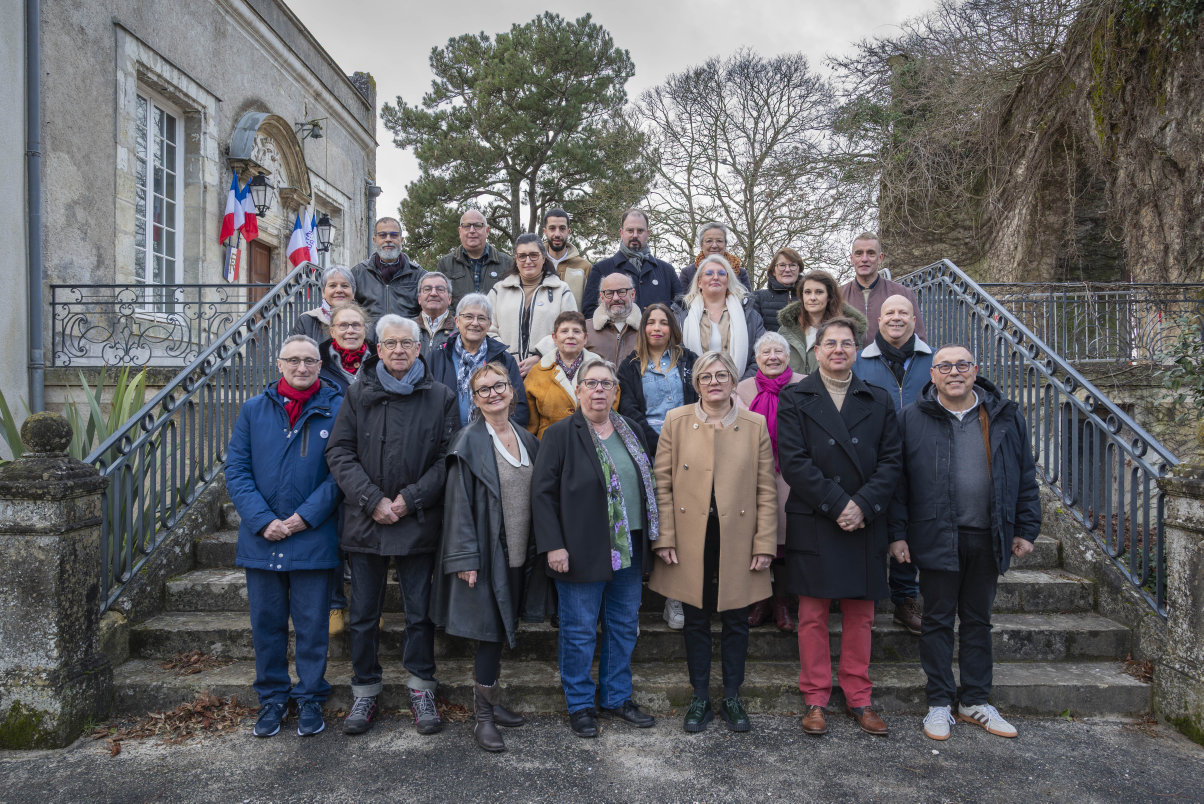
#> input picture images/Groupe original.jpg, 6016 x 4016 px, found by its file name (shown at 1/5 size)
$ python ajouter_colistiers_photo_groupe.py
#> lines starting #> are read from the running program, lines starting #| are printed output that depends on the picture; after the words box and inside, x2 and y2 are one past the last pixel; in counts of white or black regions, pixels touching at a corner belong together
#!/usr/bin/env python3
"""
Script pour incruster les photos des trois colistiers manquants sur la photo de groupe.
Les trois portraits seront positionnés derrière la dernière rangée.
"""

from PIL import Image, ImageDraw, ImageFilter
import os

# [76 lines left out: function creer_photo_composite, not called in this run]

def creer_photo_incrustee():
    """
    Version alternative: incruste les portraits directement sur la photo de groupe
    en les positionnant comme une rangée supplémentaire derrière les autres.
    """

    # Chemins des images
    photo_groupe = "images/Groupe original.jpg"
    portrait1 = "images/candidats/6 - Michael Boudmer.jpg"
    portrait2 = "images/candidats/10 - Jacky Tarenne.jpg"
    portrait3 = "images/candidats/17 - Claire Guery-Pottier.jpg"
    output_path = "images/Groupe original - avec colistiers.jpg"

    # Vérifier que tous les fichiers existent
    fichiers = [photo_groupe, portrait1, portrait2, portrait3]
    for fichier in fichiers:
        if not os.path.exists(fichier):
            print(f"ERREUR: Le fichier {fichier} n'existe pas.")
            print(f"Veuillez placer les images aux bons emplacements.")
            return

    # Charger la photo de groupe
    print(f"Chargement de la photo de groupe: {photo_groupe}")
    groupe = Image.open(photo_groupe).convert('RGB')
#> groupe is the input picture: PIL image 6016x4016 RGB; mean R, G, B 98.2, 97.7, 100.8
    largeur_groupe, hauteur_groupe = groupe.size
#> largeur_groupe = 6016; hauteur_groupe = 4016

    # Charger les trois portraits
    print(f"Chargement des portraits individuels...")
    portraits = [
        Image.open(portrait1).convert('RGB'),
        Image.open(portrait2).convert('RGB'),
        Image.open(portrait3).convert('RGB')
    ]
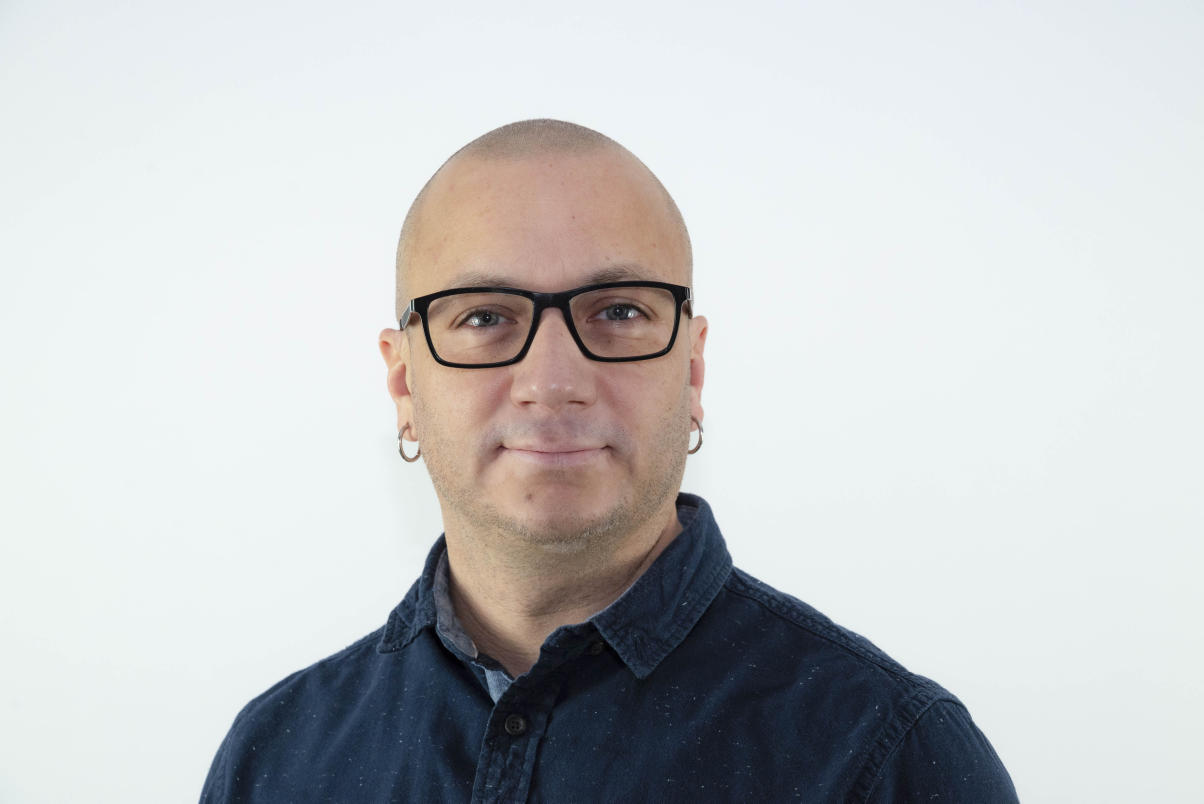
#> input picture images/candidats/6 - Michael Boudmer.jpg, 6016 x 4016 px, found by its file name (shown at 1/5 size)
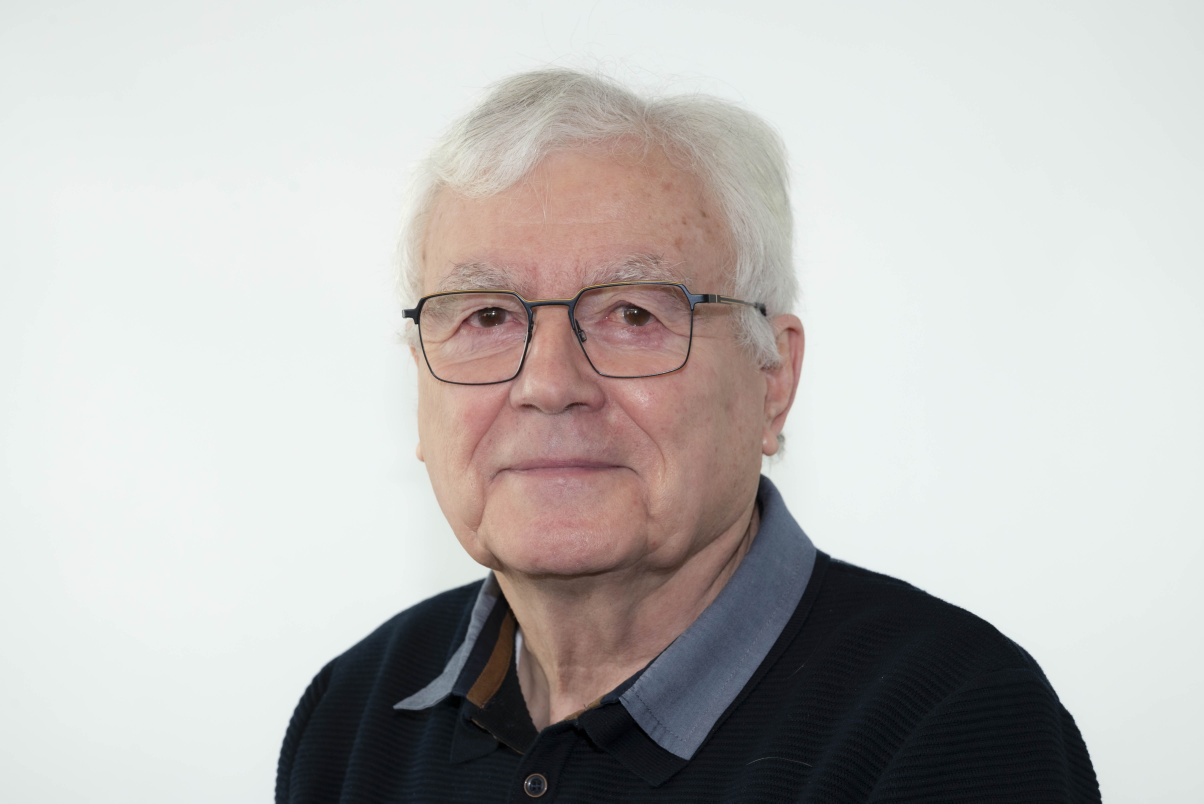
#> input picture images/candidats/10 - Jacky Tarenne.jpg, 6016 x 4016 px, found by its file name (shown at 1/5 size)
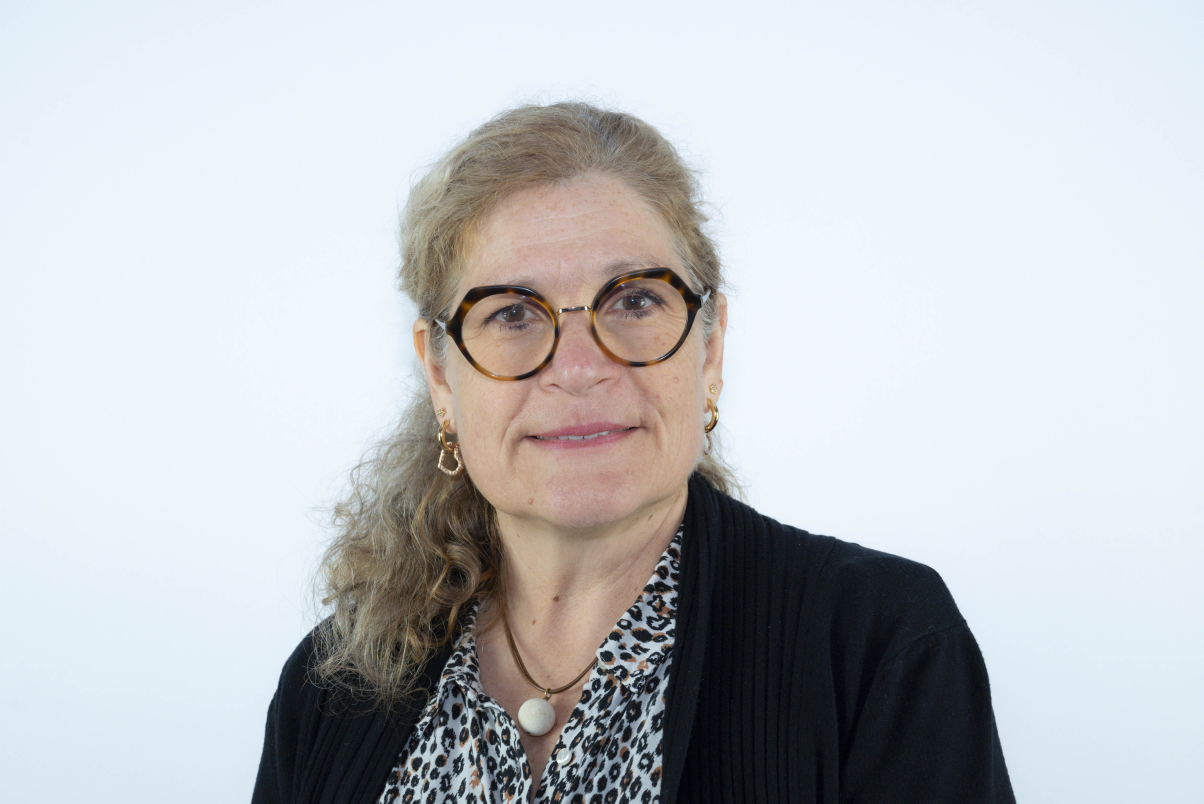
#> input picture images/candidats/17 - Claire Guery-Pottier.jpg, 6016 x 4016 px, found by its file name (shown at 1/5 size)

    # Taille des portraits (à ajuster selon la perspective de la photo)
    # Plus petits car le rang arrière est en arrière-plan
    hauteur_portrait_cible = int(hauteur_groupe * 0.09)  # 9% de la hauteur (taille réduite pour le rang arrière)
#> hauteur_portrait_cible = 361

    # Redimensionner les portraits
    portraits_redimensionnes = []
    for i, portrait in enumerate(portraits):
        largeur_portrait, hauteur_portrait = portrait.size
        ratio = hauteur_portrait_cible / hauteur_portrait
        nouvelle_largeur = int(largeur_portrait * ratio)
        portrait_redim = portrait.resize((nouvelle_largeur, hauteur_portrait_cible), Image.Resampling.LANCZOS)
        portraits_redimensionnes.append(portrait_redim)
        print(f"  Portrait {i+1}: {largeur_portrait}x{hauteur_portrait} -> {nouvelle_largeur}x{hauteur_portrait_cible}")
#> this loop made 3 passes
#|   Portrait 1: 6016x4016 -> 540x361
#|   Portrait 2: 6016x4016 -> 540x361
#|   Portrait 3: 6016x4016 -> 540x361
#> pass 1, in creer_photo_incrustee, `portrait_redim = portrait.resize((nouvelle_largeur, hauteur_portrait_c..`:
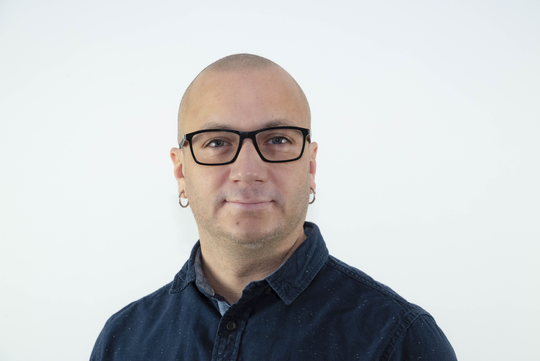
#> portrait_redim: PIL image 540x361 RGB; mean R, G, B 197.6, 199.2, 200
#> pass 3, in creer_photo_incrustee, `portrait_redim = portrait.resize((nouvelle_largeur, hauteur_portrait_c..`:
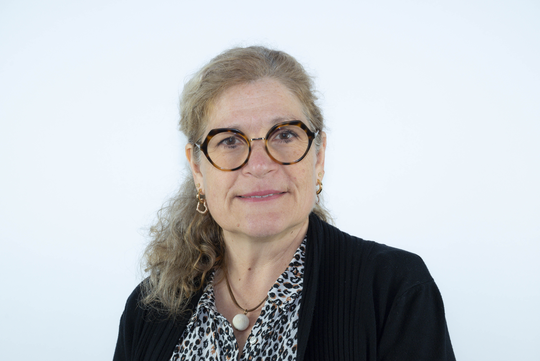
#> portrait_redim: PIL image 540x361 RGB; mean R, G, B 191.1, 194, 197
#> after the loop, portraits_redimensionnes = 3 items

    # Créer une copie de la photo de groupe pour y incruster les portraits
    composite = groupe.copy()

    # Position où incruster les portraits (EN HAUT, derrière le rang arrière)
    # Les placer au niveau du rang arrière, dans les espaces entre les têtes
    y_position = int(hauteur_groupe * 0.23)  # 23% depuis le haut (au niveau du rang arrière en haut)
#> y_position = 923

    # Positions X spécifiques dans les espaces vides entre les têtes du rang arrière
    # Ajustées pour remplir les espaces entre les personnes du rang arrière
    positions_x = [
        int(largeur_groupe * 0.18),  # Portrait 1 - espace entre têtes à gauche
        int(largeur_groupe * 0.50),  # Portrait 2 - espace entre têtes au centre
        int(largeur_groupe * 0.70)   # Portrait 3 - espace entre têtes à droite
    ]
#> positions_x = [1082, 3008, 4211]

    # Coller les portraits avec détourage automatique
    for i, portrait in enumerate(portraits_redimensionnes):
        # Détourer automatiquement le portrait en détectant le fond
        portrait_rgba = portrait.convert('RGBA')
        pixels = portrait_rgba.load()

        # Détecter la couleur du fond (coin supérieur gauche généralement)
        bg_color = portrait.getpixel((10, 10))
        threshold = 40  # Tolérance pour la détection du fond

        # Créer un masque basé sur la différence avec la couleur de fond
        mask = Image.new('L', (portrait.width, portrait.height), 0)
        mask_pixels = mask.load()

        for y in range(portrait.height):
            for x in range(portrait.width):
                pixel = portrait.getpixel((x, y))
                # Calculer la différence avec la couleur de fond
                diff = sum(abs(pixel[c] - bg_color[c]) for c in range(3))

                if diff > threshold:
                    # C'est le sujet, pas le fond
                    mask_pixels[x, y] = 255
                else:
                    # C'est le fond, rendre transparent
                    mask_pixels[x, y] = 0

        # Appliquer une érosion puis une dilatation pour nettoyer le masque
        mask = mask.filter(ImageFilter.MinFilter(3))  # Érosion
        mask = mask.filter(ImageFilter.MaxFilter(3))  # Dilatation

        # Appliquer un flou gaussien pour adoucir les bords
        mask = mask.filter(ImageFilter.GaussianBlur(5))

        # Coller le portrait avec le masque à la position définie
        x_position = positions_x[i]
        composite.paste(portrait, (x_position, y_position), mask)
        print(f"  Portrait {i+1} incrusté à x={x_position}, y={y_position}")
#> this loop made 3 passes
#> (bg_color, x_position) on passes 1 to 3: ((229, 234, 238), 1082), ((226, 232, 230), 3008), ((226, 239, 248), 4211)
#|   Portrait 1 incrusté à x=1082, y=923
#|   Portrait 2 incrusté à x=3008, y=923
#|   Portrait 3 incrusté à x=4211, y=923
#> pass 1, in creer_photo_incrustee, `mask = mask.filter(ImageFilter.MinFilter(3))`:
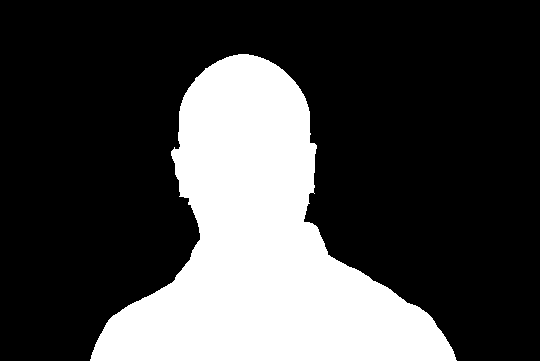
#> mask: PIL image 540x361 L; 27.3% white; 1 white region, box (x1, y1, x2, y2) and area: (90, 54, 457, 361) 53173
#> pass 1, in creer_photo_incrustee, `mask = mask.filter(ImageFilter.MaxFilter(3))`:
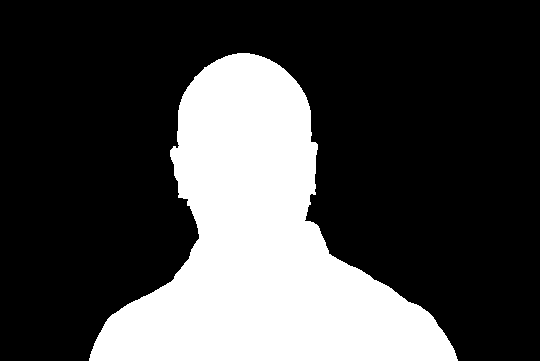
#> mask: PIL image 540x361 L; 27.8% white; 1 white region, box (x1, y1, x2, y2) and area: (89, 53, 458, 361) 54262

    # Sauvegarder le résultat
    print(f"Sauvegarde de la photo composite: {output_path}")
    composite.save(output_path, quality=95, optimize=True)
    print(f"✓ Photo composite créée avec succès!")
    print(f"  Dimensions: {largeur_groupe}x{hauteur_groupe}")
#|   Dimensions: 6016x4016
    print(f"  Fichier: {output_path}")

if __name__ == "__main__":
    print("=== Création de la photo de groupe complète ===\n")
    print("Deux options disponibles:")
    print("1. creer_photo_composite() - Ajoute les portraits en bas de la photo")
    print("2. creer_photo_incrustee() - Incruste les portraits sur la photo\n")

    # Utiliser la version incrustée par défaut
    creer_photo_incrustee()
